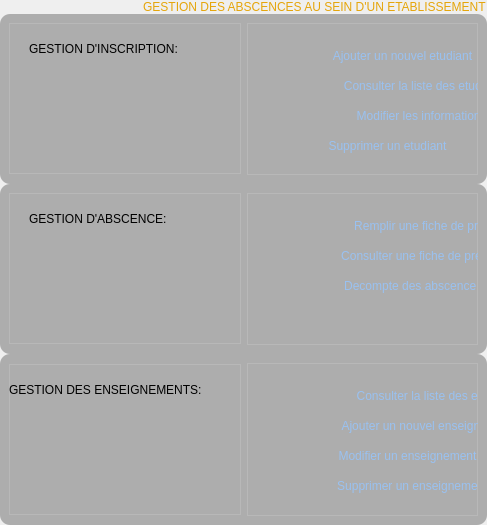
          <widget class="QWidget" name="Acceuil">
           <property name="styleSheet">
            <string notr="true">#Acceuil{
background-color: qradialgradient(spread:pad, cx:0.5, cy:0.5, radius:0.584, fx:0.5, fy:0.5, stop:0 rgba(133, 171, 216, 255), stop:0.341365 rgba(121, 122, 132, 255), stop:1 rgba(0, 30, 126, 255));
}</string>
           </property>
           <attribute name="title">
            <string>Acceuil</string>
           </attribute>
           <layout class="QVBoxLayout" name="verticalLayout_10">
            <property name="spacing">
             <number>0</number>
            </property>
            <property name="sizeConstraint">
             <enum>QLayout::SetDefaultConstraint</enum>
            </property>
            <property name="leftMargin">
             <number>0</number>
            </property>
            <property name="topMargin">
             <number>0</number>
            </property>
            <property name="rightMargin">
             <number>0</number>
            </property>
            <property name="bottomMargin">
             <number>0</number>
            </property>
            <item>
             <widget class="QLabel" name="label_35">
              <property name="maximumSize">
               <size>
                <width>16777215</width>
                <height>20</height>
               </size>
              </property>
              <property name="styleSheet">
               <string notr="true">font: 700 20pt &quot;Ubuntu&quot;;
color: rgb(229, 165, 10);</string>
              </property>
              <property name="text">
               <string>                                           GESTION DES ABSCENCES AU SEIN D'UN ETABLISSEMENT</string>
              </property>
             </widget>
            </item>
            <item>
             <widget class="QFrame" name="frame_inscription">
              <property name="minimumSize">
               <size>
                <width>0</width>
                <height>170</height>
               </size>
              </property>
              <property name="maximumSize">
               <size>
                <width>16777215</width>
                <height>170</height>
               </size>
              </property>
              <property name="styleSheet">
               <string notr="true">#frame_inscription{
	border-radius:10px;
	background-color: rgba(71, 71, 71, 100);
}</string>
              </property>
              <property name="frameShape">
               <enum>QFrame::StyledPanel</enum>
              </property>
              <property name="frameShadow">
               <enum>QFrame::Raised</enum>
              </property>
              <layout class="QHBoxLayout" name="horizontalLayout_2">
               <item>
                <widget class="QFrame" name="frame">
                 <property name="minimumSize">
                  <size>
                   <width>191</width>
                   <height>151</height>
                  </size>
                 </property>
                 <property name="maximumSize">
                  <size>
                   <width>266</width>
                   <height>151</height>
                  </size>
                 </property>
                 <property name="frameShape">
                  <enum>QFrame::StyledPanel</enum>
                 </property>
                 <property name="frameShadow">
                  <enum>QFrame::Raised</enum>
                 </property>
                 <widget class="QLabel" name="label_34">
                  <property name="geometry">
                   <rect>
                    <x>20</x>
                    <y>10</y>
                    <width>221</width>
                    <height>31</height>
                   </rect>
                  </property>
                  <property name="styleSheet">
                   <string notr="true">font: 700 13pt &quot;Ubuntu&quot;;</string>
                  </property>
                  <property name="text">
                   <string>GESTION D'INSCRIPTION:</string>
                  </property>
                 </widget>
                 <widget class="QLabel" name="label_19">
                  <property name="geometry">
                   <rect>
                    <x>30</x>
                    <y>40</y>
                    <width>191</width>
                    <height>111</height>
                   </rect>
                  </property>
                  <property name="styleSheet">
                   <string notr="true">image: url(:/images/background/inscription.png);
color: rgb(255, 255, 255);</string>
                  </property>
                  <property name="text">
                   <string/>
                  </property>
                 </widget>
                </widget>
               </item>
               <item>
                <widget class="QFrame" name="frame_3">
                 <property name="frameShape">
                  <enum>QFrame::StyledPanel</enum>
                 </property>
                 <property name="frameShadow">
                  <enum>QFrame::Raised</enum>
                 </property>
                 <widget class="QPushButton" name="pushButton_7">
                  <property name="geometry">
                   <rect>
                    <x>50</x>
                    <y>20</y>
                    <width>211</width>
                    <height>25</height>
                   </rect>
                  </property>
                  <property name="styleSheet">
                   <string notr="true">font: 500 12pt &quot;Ubuntu&quot;;
color: rgb(153, 193, 241);</string>
                  </property>
                  <property name="text">
                   <string>Ajouter un nouvel etudiant</string>
                  </property>
                  <property name="checkable">
                   <bool>false</bool>
                  </property>
                  <property name="autoRepeat">
                   <bool>false</bool>
                  </property>
                  <property name="autoExclusive">
                   <bool>false</bool>
                  </property>
                  <property name="autoDefault">
                   <bool>false</bool>
                  </property>
                  <property name="flat">
                   <bool>true</bool>
                  </property>
                 </widget>
                 <widget class="QPushButton" name="pushButton_8">
                  <property name="geometry">
                   <rect>
                    <x>50</x>
                    <y>50</y>
                    <width>301</width>
                    <height>25</height>
                   </rect>
                  </property>
                  <property name="styleSheet">
                   <string notr="true">font: 500 12pt &quot;Ubuntu&quot;;
color: rgb(153, 193, 241);</string>
                  </property>
                  <property name="text">
                   <string>Consulter la liste des etudiants inscrits </string>
                  </property>
                  <property name="checkable">
                   <bool>false</bool>
                  </property>
                  <property name="autoRepeat">
                   <bool>false</bool>
                  </property>
                  <property name="autoExclusive">
                   <bool>false</bool>
                  </property>
                  <property name="autoDefault">
                   <bool>false</bool>
                  </property>
                  <property name="flat">
                   <bool>true</bool>
                  </property>
                 </widget>
                 <widget class="QPushButton" name="pushButton_9">
                  <property name="geometry">
                   <rect>
                    <x>50</x>
                    <y>80</y>
                    <width>371</width>
                    <height>25</height>
                   </rect>
                  </property>
                  <property name="styleSheet">
                   <string notr="true">font: 500 12pt &quot;Ubuntu&quot;;
color: rgb(153, 193, 241);</string>
                  </property>
                  <property name="text">
                   <string>Modifier les informations a propos d'un etudiant</string>
                  </property>
                  <property name="checkable">
                   <bool>false</bool>
                  </property>
                  <property name="autoRepeat">
                   <bool>false</bool>
                  </property>
                  <property name="autoExclusive">
                   <bool>false</bool>
                  </property>
                  <property name="autoDefault">
                   <bool>false</bool>
                  </property>
                  <property name="flat">
                   <bool>true</bool>
                  </property>
                 </widget>
                 <widget class="QPushButton" name="pushButton_10">
                  <property name="geometry">
                   <rect>
                    <x>50</x>
                    <y>110</y>
                    <width>181</width>
                    <height>25</height>
                   </rect>
                  </property>
                  <property name="styleSheet">
                   <string notr="true">font: 500 12pt &quot;Ubuntu&quot;;
color: rgb(153, 193, 241);</string>
                  </property>
                  <property name="text">
                   <string>Supprimer un etudiant</string>
                  </property>
                  <property name="checkable">
                   <bool>false</bool>
                  </property>
                  <property name="autoRepeat">
                   <bool>false</bool>
                  </property>
                  <property name="autoExclusive">
                   <bool>false</bool>
                  </property>
                  <property name="autoDefault">
                   <bool>false</bool>
                  </property>
                  <property name="flat">
                   <bool>true</bool>
                  </property>
                 </widget>
                </widget>
               </item>
              </layout>
             </widget>
            </item>
            <item>
             <widget class="QFrame" name="frame_abscence">
              <property name="minimumSize">
               <size>
                <width>0</width>
                <height>170</height>
               </size>
              </property>
              <property name="maximumSize">
               <size>
                <width>16777215</width>
                <height>170</height>
               </size>
              </property>
              <property name="styleSheet">
               <string notr="true">#frame_abscence{
		border-radius:10px;
	background-color: rgba(71, 71, 71, 100);
}</string>
              </property>
              <property name="frameShape">
               <enum>QFrame::StyledPanel</enum>
              </property>
              <property name="frameShadow">
               <enum>QFrame::Raised</enum>
              </property>
              <layout class="QHBoxLayout" name="horizontalLayout_6">
               <item>
                <widget class="QFrame" name="frame_4">
                 <property name="minimumSize">
                  <size>
                   <width>191</width>
                   <height>151</height>
                  </size>
                 </property>
                 <property name="maximumSize">
                  <size>
                   <width>266</width>
                   <height>151</height>
                  </size>
                 </property>
                 <property name="frameShape">
                  <enum>QFrame::StyledPanel</enum>
                 </property>
                 <property name="frameShadow">
                  <enum>QFrame::Raised</enum>
                 </property>
                 <widget class="QLabel" name="label_36">
                  <property name="geometry">
                   <rect>
                    <x>20</x>
                    <y>10</y>
                    <width>221</width>
                    <height>31</height>
                   </rect>
                  </property>
                  <property name="styleSheet">
                   <string notr="true">font: 700 13pt &quot;Ubuntu&quot;;</string>
                  </property>
                  <property name="text">
                   <string>GESTION D'ABSCENCE:</string>
                  </property>
                 </widget>
                 <widget class="QLabel" name="label_20">
                  <property name="geometry">
                   <rect>
                    <x>10</x>
                    <y>36</y>
                    <width>221</width>
                    <height>121</height>
                   </rect>
                  </property>
                  <property name="styleSheet">
                   <string notr="true">image: url(:/images/background/abs.png);</string>
                  </property>
                  <property name="text">
                   <string/>
                  </property>
                 </widget>
                </widget>
               </item>
               <item>
                <widget class="QFrame" name="frame_5">
                 <property name="frameShape">
                  <enum>QFrame::StyledPanel</enum>
                 </property>
                 <property name="frameShadow">
                  <enum>QFrame::Raised</enum>
                 </property>
                 <widget class="QPushButton" name="presence_acceuil">
                  <property name="geometry">
                   <rect>
                    <x>50</x>
                    <y>20</y>
                    <width>361</width>
                    <height>25</height>
                   </rect>
                  </property>
                  <property name="styleSheet">
                   <string notr="true">font: 500 12pt &quot;Ubuntu&quot;;
color: rgb(153, 193, 241);</string>
                  </property>
                  <property name="text">
                   <string>Remplir une fiche de presence(faire  un appel)</string>
                  </property>
                  <property name="checkable">
                   <bool>false</bool>
                  </property>
                  <property name="autoRepeat">
                   <bool>false</bool>
                  </property>
                  <property name="autoExclusive">
                   <bool>false</bool>
                  </property>
                  <property name="autoDefault">
                   <bool>false</bool>
                  </property>
                  <property name="flat">
                   <bool>true</bool>
                  </property>
                 </widget>
                 <widget class="QPushButton" name="decompte_acceuil">
                  <property name="geometry">
                   <rect>
                    <x>50</x>
                    <y>80</y>
                    <width>301</width>
                    <height>25</height>
                   </rect>
                  </property>
                  <property name="styleSheet">
                   <string notr="true">font: 500 12pt &quot;Ubuntu&quot;;
color: rgb(153, 193, 241);</string>
                  </property>
                  <property name="text">
                   <string>Decompte des abscence des etudiants</string>
                  </property>
                  <property name="checkable">
                   <bool>false</bool>
                  </property>
                  <property name="autoRepeat">
                   <bool>false</bool>
                  </property>
                  <property name="autoExclusive">
                   <bool>false</bool>
                  </property>
                  <property name="autoDefault">
                   <bool>false</bool>
                  </property>
                  <property name="flat">
                   <bool>true</bool>
                  </property>
                 </widget>
                 <widget class="QPushButton" name="presence_acceuil_2">
                  <property name="geometry">
                   <rect>
                    <x>50</x>
                    <y>50</y>
                    <width>261</width>
                    <height>25</height>
                   </rect>
                  </property>
                  <property name="styleSheet">
                   <string notr="true">font: 500 12pt &quot;Ubuntu&quot;;
color: rgb(153, 193, 241);</string>
                  </property>
                  <property name="text">
                   <string>Consulter une fiche de presence</string>
                  </property>
                  <property name="checkable">
                   <bool>false</bool>
                  </property>
                  <property name="autoRepeat">
                   <bool>false</bool>
                  </property>
                  <property name="autoExclusive">
                   <bool>false</bool>
                  </property>
                  <property name="autoDefault">
                   <bool>false</bool>
                  </property>
                  <property name="flat">
                   <bool>true</bool>
                  </property>
                 </widget>
                </widget>
               </item>
              </layout>
             </widget>
            </item>
            <item>
             <widget class="QFrame" name="frame_ens">
              <property name="minimumSize">
               <size>
                <width>0</width>
                <height>171</height>
               </size>
              </property>
              <property name="maximumSize">
               <size>
                <width>16777215</width>
                <height>171</height>
               </size>
              </property>
              <property name="styleSheet">
               <string notr="true">#frame_ens{
	border-radius:10px;
	background-color: rgba(71, 71, 71, 100);
}</string>
              </property>
              <property name="frameShape">
               <enum>QFrame::StyledPanel</enum>
              </property>
              <property name="frameShadow">
               <enum>QFrame::Raised</enum>
              </property>
              <layout class="QHBoxLayout" name="horizontalLayout_9">
               <item>
                <widget class="QFrame" name="frame_6">
                 <property name="minimumSize">
                  <size>
                   <width>191</width>
                   <height>151</height>
                  </size>
                 </property>
                 <property name="maximumSize">
                  <size>
                   <width>266</width>
                   <height>151</height>
                  </size>
                 </property>
                 <property name="frameShape">
                  <enum>QFrame::StyledPanel</enum>
                 </property>
                 <property name="frameShadow">
                  <enum>QFrame::Raised</enum>
                 </property>
                 <widget class="QLabel" name="label_37">
                  <property name="geometry">
                   <rect>
                    <x>0</x>
                    <y>10</y>
                    <width>271</width>
                    <height>31</height>
                   </rect>
                  </property>
                  <property name="styleSheet">
                   <string notr="true">font: 700 13pt &quot;Ubuntu&quot;;</string>
                  </property>
                  <property name="text">
                   <string>GESTION DES ENSEIGNEMENTS:</string>
                  </property>
                 </widget>
                 <widget class="QLabel" name="label_21">
                  <property name="geometry">
                   <rect>
                    <x>10</x>
                    <y>30</y>
                    <width>241</width>
                    <height>131</height>
                   </rect>
                  </property>
                  <property name="styleSheet">
                   <string notr="true">image: url(:/images/background/ens.png);</string>
                  </property>
                  <property name="text">
                   <string/>
                  </property>
                 </widget>
                </widget>
               </item>
               <item>
                <widget class="QFrame" name="frame_7">
                 <property name="frameShape">
                  <enum>QFrame::StyledPanel</enum>
                 </property>
                 <property name="frameShadow">
                  <enum>QFrame::Raised</enum>
                 </property>
                 <widget class="QPushButton" name="enseignement_ajout_acceuil">
                  <property name="geometry">
                   <rect>
                    <x>50</x>
                    <y>50</y>
                    <width>261</width>
                    <height>25</height>
                   </rect>
                  </property>
                  <property name="styleSheet">
                   <string notr="true">font: 500 12pt &quot;Ubuntu&quot;;
color: rgb(153, 193, 241);</string>
                  </property>
                  <property name="text">
                   <string>Ajouter un nouvel enseignement</string>
                  </property>
                  <property name="checkable">
                   <bool>false</bool>
                  </property>
                  <property name="autoRepeat">
                   <bool>false</bool>
                  </property>
                  <property name="autoExclusive">
                   <bool>false</bool>
                  </property>
                  <property name="autoDefault">
                   <bool>false</bool>
                  </property>
                  <property name="flat">
                   <bool>true</bool>
                  </property>
                 </widget>
                 <widget class="QPushButton" name="enseignement_liste_acceuil">
                  <property name="geometry">
                   <rect>
                    <x>50</x>
                    <y>20</y>
                    <width>371</width>
                    <height>25</height>
                   </rect>
                  </property>
                  <property name="styleSheet">
                   <string notr="true">font: 500 12pt &quot;Ubuntu&quot;;
color: rgb(153, 193, 241);</string>
                  </property>
                  <property name="text">
                   <string>Consulter la liste des ensegnements effectuées</string>
                  </property>
                  <property name="checkable">
                   <bool>false</bool>
                  </property>
                  <property name="autoRepeat">
                   <bool>false</bool>
                  </property>
                  <property name="autoExclusive">
                   <bool>false</bool>
                  </property>
                  <property name="autoDefault">
                   <bool>false</bool>
                  </property>
                  <property name="flat">
                   <bool>true</bool>
                  </property>
                 </widget>
                 <widget class="QPushButton" name="enseignement_modif_acceuil">
                  <property name="geometry">
                   <rect>
                    <x>50</x>
                    <y>80</y>
                    <width>221</width>
                    <height>25</height>
                   </rect>
                  </property>
                  <property name="styleSheet">
                   <string notr="true">font: 500 12pt &quot;Ubuntu&quot;;
color: rgb(153, 193, 241);</string>
                  </property>
                  <property name="text">
                   <string>Modifier un enseignement</string>
                  </property>
                  <property name="checkable">
                   <bool>false</bool>
                  </property>
                  <property name="autoRepeat">
                   <bool>false</bool>
                  </property>
                  <property name="autoExclusive">
                   <bool>false</bool>
                  </property>
                  <property name="autoDefault">
                   <bool>false</bool>
                  </property>
                  <property name="flat">
                   <bool>true</bool>
                  </property>
                 </widget>
                 <widget class="QPushButton" name="enseignement_suppr_acceuil">
                  <property name="geometry">
                   <rect>
                    <x>50</x>
                    <y>110</y>
                    <width>231</width>
                    <height>25</height>
                   </rect>
                  </property>
                  <property name="styleSheet">
                   <string notr="true">font: 500 12pt &quot;Ubuntu&quot;;
color: rgb(153, 193, 241);</string>
                  </property>
                  <property name="text">
                   <string>Supprimer un enseignement</string>
                  </property>
                  <property name="checkable">
                   <bool>false</bool>
                  </property>
                  <property name="autoRepeat">
                   <bool>false</bool>
                  </property>
                  <property name="autoExclusive">
                   <bool>false</bool>
                  </property>
                  <property name="autoDefault">
                   <bool>false</bool>
                  </property>
                  <property name="flat">
                   <bool>true</bool>
                  </property>
                 </widget>
                </widget>
               </item>
              </layout>
             </widget>
            </item>
           </layout>
          </widget>
